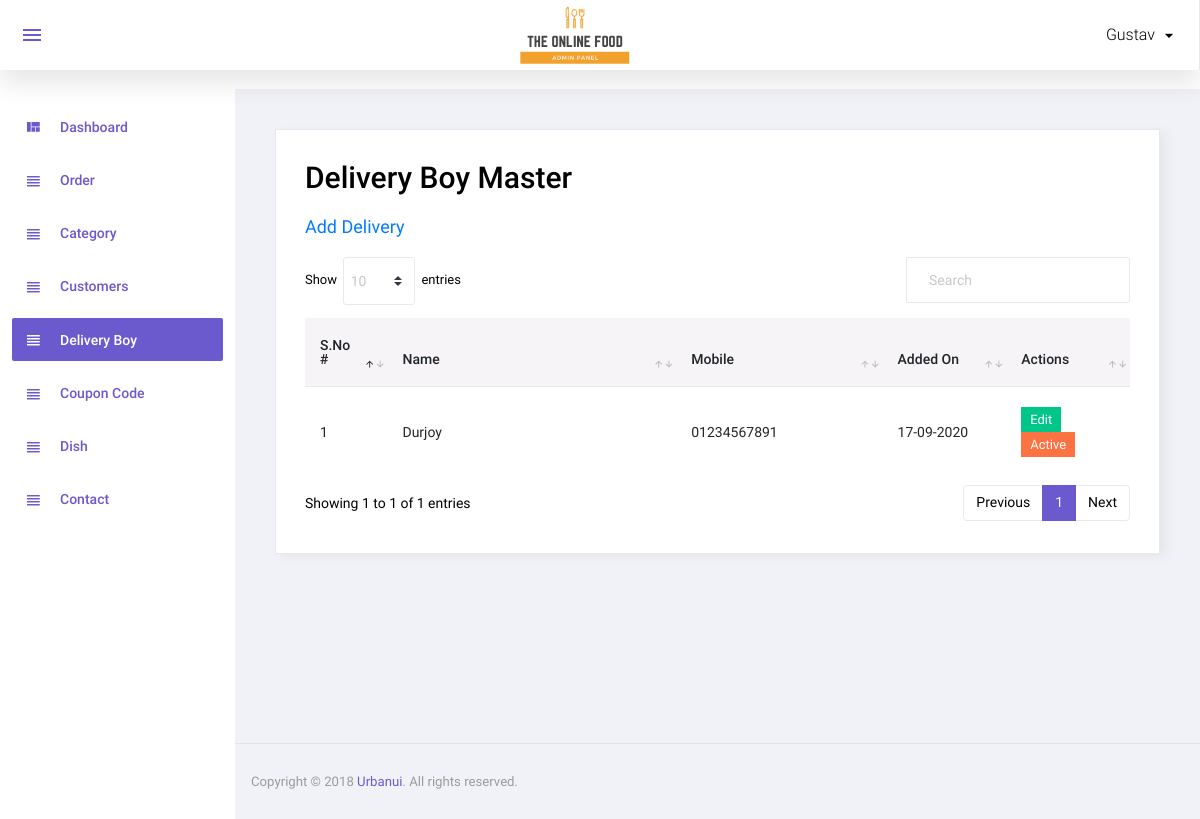
Page /admin/delivery_boy.php (signed in) on the committed database.
### tables this page shows
CREATE TABLE `delivery_boy` (
  `id` int(11) NOT NULL,
  `name` varchar(50) NOT NULL,
  `mobile` varchar(50) NOT NULL,
  `password` varchar(50) NOT NULL,
  `status` int(11) NOT NULL,
  `added_on` datetime NOT NULL
);

### admin/delivery_boy.php (the view, shortened to what this page needs)
<?php
include('top.php');
$sql="select * from delivery_boy order by id desc";
$res=mysqli_query($con,$sql);
?>
<div class="card">
    <div class="card-body">
        <h1 class="grid_title">Delivery Boy Master</h1>
        <a href="manage_delivery_boy.php" class="add_link">Add Delivery</a>
        <div class="row grid_box">
            <div class="col-12">
                <div class="table-responsive">
                    <table id="order-listing" class="table">
                        <thead>
                        <tr>
                            <th width="10%">S.No #</th>
                            <th width="35%">Name</th>
                            <th width="25%">Mobile</th>
                            <th width="15%">Added On</th>
                            <th width="20%">Actions</th>
                        </tr>
                        </thead>
                        <tbody>
                        <?php if(mysqli_num_rows($res)>0){
                            $i=1;
                            while($row=mysqli_fetch_assoc($res)){
                                ?>
                                <tr>
                                    <td><?php echo $i?></td>
                                    <td><?php echo $row['name']?></td>
                                    <td><?php echo $row['mobile']?></td>
                                    <td>
                                        <?php
                                        $dateStr=strtotime($row['added_on']);
                                        echo date('d-m-Y',$dateStr);
                                        ?>
                                    </td>
                                    <td>
                                        <a href="manage_delivery_boy.php?id=<?php echo $row['id']?>"><label class="badge badge-success hand_cursor">Edit</label></a>&nbsp;
                                        <?php
                                        if($row['status']==1){
                                            ?>
                                            <a href="?id=<?php echo $row['id']?>&type=deactive"><label class="badge badge-danger hand_cursor">Active</label></a>
                                            <?php
                                        }else{
                                            ?>
                                            <a href="?id=<?php echo $row['id']?>&type=active"><label class="badge badge-info hand_cursor">Deactive</label></a>
                                            <?php
                                        }
                                        ?>
                                    </td>
                                </tr>
                                <?php
                                $i++;
                            } } else { ?>
                            <tr>
                                <td colspan="5">No data found</td>
                            </tr>
                        <?php } ?>
                        </tbody>
                    </table>
                </div>
            </div>
        </div>
    </div>
</div>
<?php include('footer.php');?>

### rows in the picture
delivery_boy: name "Durjoy", mobile "01234567891", added_on "17-09-2020"

### other values in the picture
$_SESSION['ADMIN_USER'] "Gustav"
